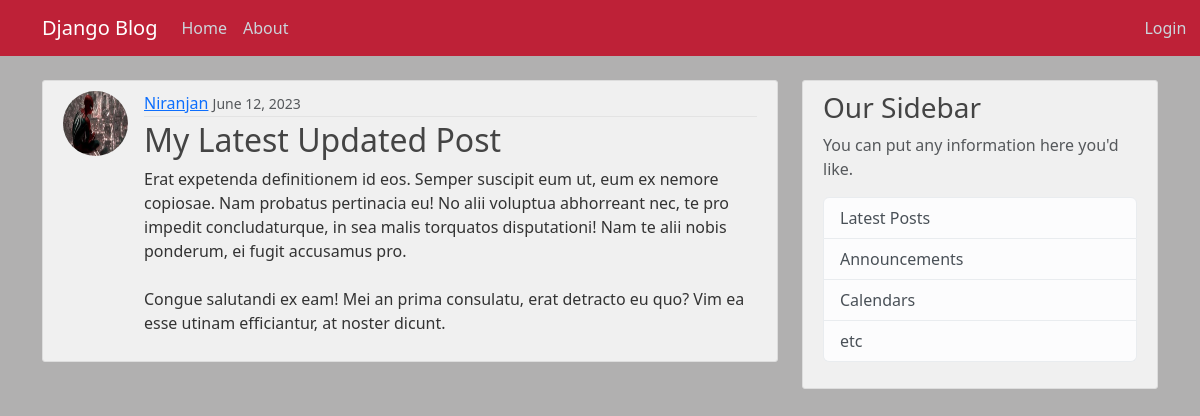
The page /post/29/ on the database its author committed.
### blog/models.py (models this page shows, shortened)
class Post(models.Model):
    title=models.CharField(max_length=100)
    content=models.TextField()
    date_posted=models.DateTimeField(default=timezone.now)
    author=models.ForeignKey(User,on_delete=models.CASCADE)

### users/models.py (models this page shows, shortened)
class Profile(models.Model):
    user=models.OneToOneField(User,on_delete=models.CASCADE)
    image=models.ImageField(default='default.jpg', upload_to='profile_pics')

### blog/views.py (the view)
# urls.py: path('post/<int:pk>/' , PostDetailView.as_view(), name='post-detail'),
class PostDetailView(DetailView):
    model = Post

### blog/templates/blog/post_detail.html (shortened to what this page needs)
{% extends "blog/base.html" %}
{% block content %}
    <article class="media content-section d-flex">
    <img src="{{object.author.profile.image.url}}" alt="" class="rounded-circle article-img">
        <div class="media-body">
        <div class="article-metadata">
            <a class="mr-2" href="{% url 'user-posts' object.author.username %}">{{ object.author }}</a>
            <small class="text-muted">{{ object.date_posted|date:"F d, Y" }}</small>
        </div>
        <h2 class="article-title">{{ object.title }}</h2>
        <p class="article-content">{{ object.content }}</p>
        </div>
    </article>
{% endblock content %}

### blog/static/blog/main.css (style rules this page uses)
body { background: rgb(177, 176, 176); color: #333333; margin-top: 5rem; }
h1, h2, h3, h4, h5, h6 { color: #444444; }
.content-section { background: RGB(240, 240, 240); padding: 10px 20px; border: 1px solid #dddddd; border-radius: 3px; margin-bottom: 20px; }
.article-title { color: #444444; }
.article-content { white-space: pre-line; }
.article-img { height: 65px; width: 65px; margin-right: 16px; }
.article-metadata { padding-bottom: 1px; margin-bottom: 4px; border-bottom: 1px solid #e3e3e3 }

### rows shown on the page
Post: author.profile.image (picture), author "Niranjan", date_posted "June 12, 2023", title "My Latest Updated Post", content "Erat expetenda definitionem id eos. Semper suscipit eum ut, eum ex nemore copiosae. Nam probatus pertinacia eu! No alii voluptua abhorreant nec, te pro impedit concludaturque, in sea malis torquatos disputationi! Nam te alii nobis ponderum, ei fugit accusamus pro. Congue salutandi ex eam! Mei an prima consulatu, erat detracto eu quo? Vim ea esse utinam efficiantur, at noster dicunt."
